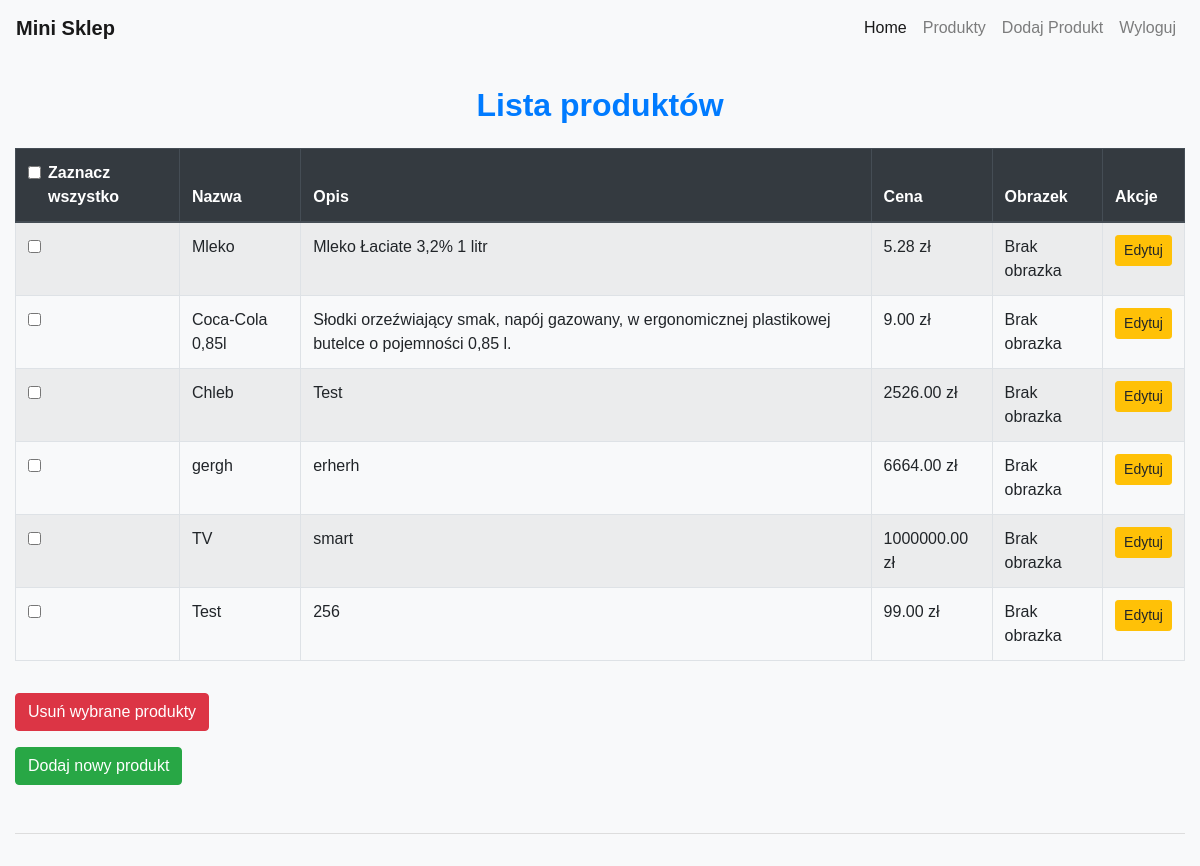
The app's page / (signed in), older data.
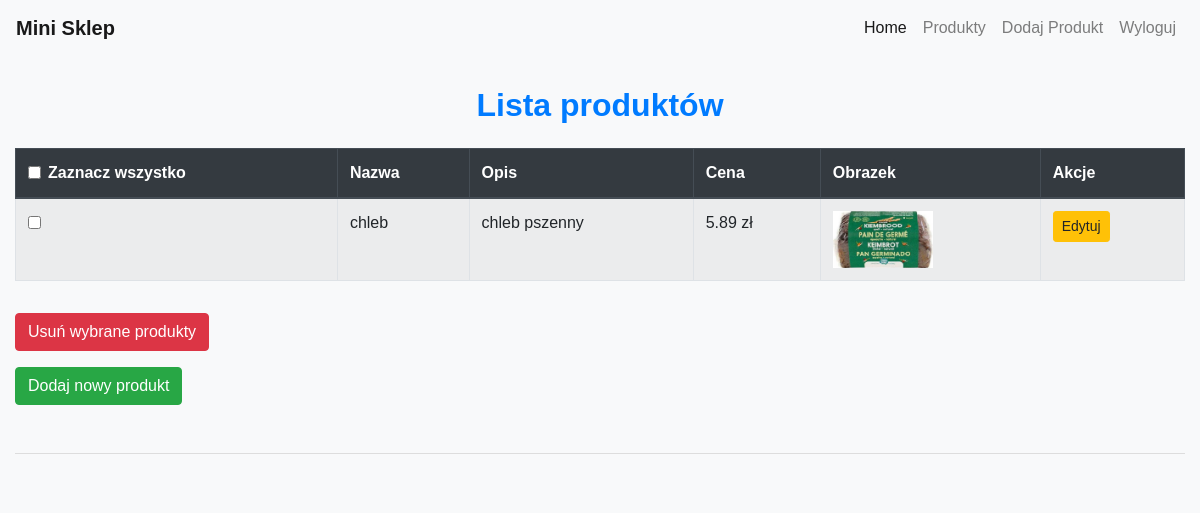
The same page, newer data.
### sklep/models.py (models this page shows, shortened)
class Produkt(models.Model):
    nazwa = models.CharField(max_length=100)
    opis = models.TextField()
    cena = models.DecimalField(max_digits=10, decimal_places=2)
    obrazek = models.ImageField(upload_to='', null=True, blank=True)

### sklep/views.py (the view)
# urls.py: path('', views.lista_produktow, name='lista_produktow'),  # Lista produktów
@login_required(login_url='login')
def lista_produktow(request):
    produkty = Produkt.objects.all()
    return render(request, '../templates/lista_produktow.html', {'produkty': produkty})

### sklep/templates/lista_produktow.html (shortened to what this page needs)
{% extends 'base.html' %}
{% block content %}
  <h2 class="my-4">Lista produktów</h2>
  <form method="post" action="{% url 'usun_wybrane_produkty' %}">
    <div class="table-responsive">
      <table class="table table-striped table-bordered">
        <thead class="thead-dark">
          <tr>
            <th>
              <div class="form-check">
                <input type="checkbox" id="select_all" class="form-check-input">
                <label class="form-check-label" for="select_all">Zaznacz wszystko</label>
              </div>
            </th>
            <th>Nazwa</th>
            <th>Opis</th>
            <th>Cena</th>
            <th>Obrazek</th>
            <th>Akcje</th>
          </tr>
        </thead>
        <tbody>
          {% for produkt in produkty %}
            <tr>
              <td>
                <div class="form-check">
                  <input type="checkbox" name="produkty_do_usuniecia" value="{{ produkt.id }}" class="form-check-input">
                </div>
              </td>
              <td>{{ produkt.nazwa }}</td>
              <td>{{ produkt.opis }}</td>
              <td>{{ produkt.cena }} zł</td>
              <td>
                {% if produkt.obrazek %}
                  <img src="{{ produkt.obrazek.url }}" alt="{{ produkt.nazwa }}" width="100">
                {% else %}
                  Brak obrazka
                {% endif %}
              </td>
              <td>
                <a href="{% url 'dodaj_edycja_produkt' produkt.id %}" class="btn btn-warning btn-sm">
                   Edytuj
                </a>
              </td>
            </tr>
          {% endfor %}
        </tbody>
      </table>
    </div>
    <div class="mt-3">
      <button type="submit" class="btn btn-danger">
         Usuń wybrane produkty
      </button>
    </div>
  </form>
  <a href="{% url 'dodaj_edycja_produkt' %}" class="btn btn-success mt-3">
     Dodaj nowy produkt
  </a>
{% endblock %}

### sklep/templates/base.html (shortened to what this page needs)
<!DOCTYPE html>
<html lang="pl">
<head>
    <link rel="stylesheet" href="https://maxcdn.bootstrapcdn.com/bootstrap/4.5.2/css/bootstrap.min.css">
</head>
<body>
    <nav class="navbar navbar-expand-lg navbar-light bg-light sticky-top">
        <a class="navbar-brand" href="/">Mini Sklep</a>
        <div class="collapse navbar-collapse" id="navbarNav">
            <ul class="navbar-nav ml-auto">
                <li class="nav-item active">
                    <a class="nav-link" href="/">Home</a>
                </li>
                <li class="nav-item dropdown">
                    <a class="nav-link" href="#" id="navbarDropdown" role="button" data-toggle="dropdown" aria-haspopup="true" aria-expanded="false">
                        Produkty
                    </a>
                </li>
                <li class="nav-item">
                    <a class="nav-link" href="{% url 'dodaj_edycja_produkt' %}">Dodaj Produkt</a>
                </li>
                <li class="nav-item">
                    <a class="nav-link" href="{% url 'logout' %}">Wyloguj</a>
                </li>
            </ul>
        </div>
    </nav>
    <div class="container">
        <div class="content">
            {% block content %}
            {% endblock %}
        </div>
        <footer class="footer mt-5 py-3 bg-light">
        </footer>
    </div>
</body>
</html>

### sklep/templates/base.html (style rules this page uses)
body { font-family: 'Arial', sans-serif; background-color: #f8f9fa; }
.navbar { margin-bottom: 30px; }
.navbar-brand { font-weight: bold; color: #343a40; }
.navbar-nav .nav-link { color: #343a40; font-weight: 500; }
.content { margin-top: 20px; }
footer { background-color: #f1f1f1; border-top: 1px solid #ddd; }
.container { max-width: 1200px; }
h2 { text-align: center; margin-bottom: 20px; font-weight: bold; color: #007bff; }
.btn { transition: all 0.3s ease-in-out; }

Row changes from the older to the newer data that the page shows:
removed Produkt: nazwa "Mleko", opis "Mleko Łaciate 3,2% 1 litr", cena "5.28", shows "Brak obrazka"
removed Produkt: nazwa "Coca-Cola 0,85l", opis "Słodki orzeźwiający smak, napój gazowany, w ergonomicznej plastikowej butelce o pojemności 0,85 l.", cena "9.00", shows "Brak obrazka"
removed Produkt: nazwa "Chleb", opis "Test", cena "2526.00", shows "Brak obrazka"
removed Produkt: nazwa "gergh", opis "erherh", cena "6664.00", shows "Brak obrazka"
removed Produkt: nazwa "TV", opis "smart", cena "1000000.00", shows "Brak obrazka"
removed Produkt: nazwa "Test", opis "256", cena "99.00", shows "Brak obrazka"
added Produkt: nazwa "chleb", opis "chleb pszenny", cena "5.89", obrazek (picture)
